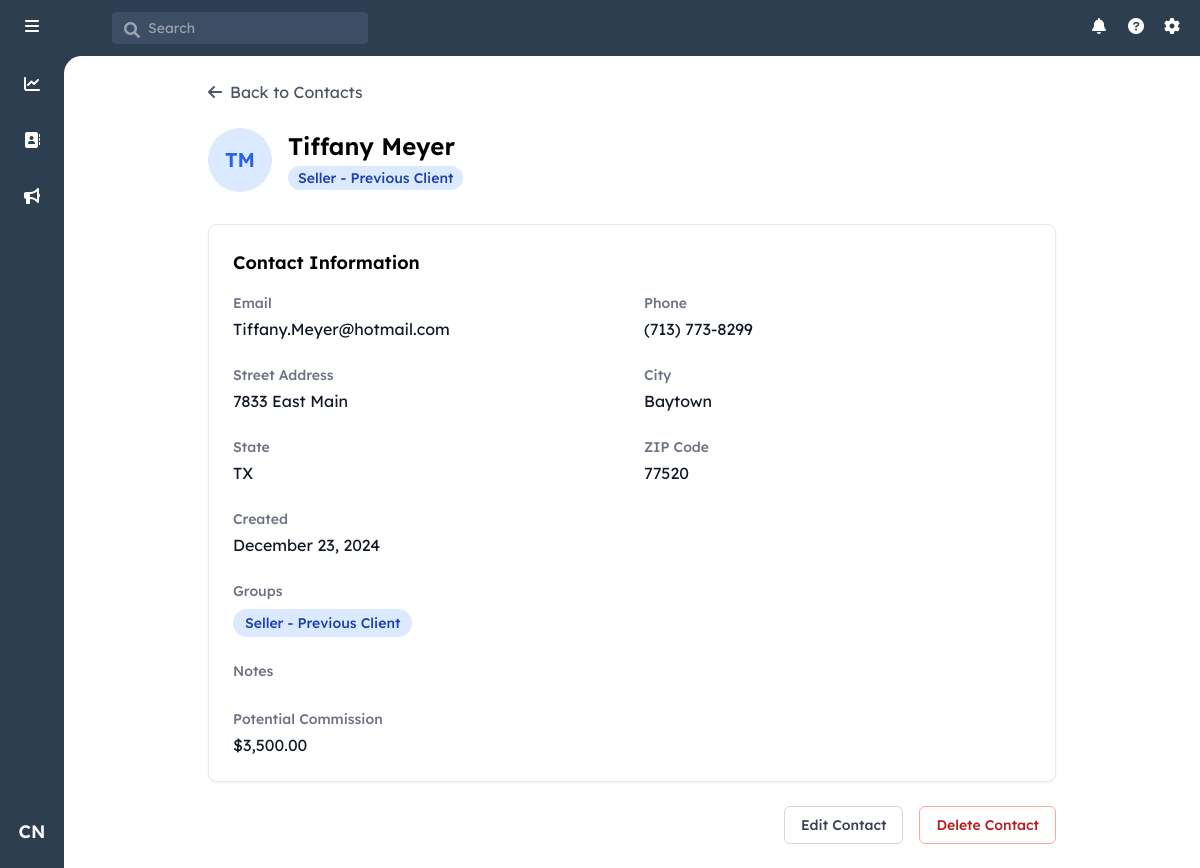
The app's page /contact/12 (signed in) with its own data.
### models.py (models this page shows, shortened)
class User(UserMixin, db.Model):
    id = db.Column(db.Integer, primary_key=True)
    username = db.Column(db.String(80), unique=True, nullable=False)
    email = db.Column(db.String(120), unique=True, nullable=False)
    password_hash = db.Column(db.String(128))
    first_name = db.Column(db.String(80), nullable=False)
    last_name = db.Column(db.String(80), nullable=False)
    role = db.Column(db.String(20), nullable=False, default='agent')
    created_at = db.Column(db.DateTime, nullable=False, default=datetime.utcnow)
    last_login = db.Column(db.DateTime)

class Contact(db.Model):
    id = db.Column(db.Integer, primary_key=True)
    user_id = db.Column(db.Integer, db.ForeignKey('user.id'), nullable=False)
    first_name = db.Column(db.String(80), nullable=False)
    last_name = db.Column(db.String(80), nullable=False)
    email = db.Column(db.String(120))
    phone = db.Column(db.String(20))
    street_address = db.Column(db.String(200))
    city = db.Column(db.String(100))
    state = db.Column(db.String(50))
    zip_code = db.Column(db.String(20))
    notes = db.Column(db.Text)
    created_at = db.Column(db.DateTime, nullable=False, default=datetime.utcnow)
    updated_at = db.Column(db.DateTime, nullable=False, default=datetime.utcnow,
                          onupdate=datetime.utcnow)
    potential_commission = db.Column(db.Numeric(10, 2), nullable=False, default=5000.00)
    owner = db.relationship('User', backref=db.backref('contacts', lazy=True))
    groups = db.relationship('ContactGroup',
                           secondary=contact_groups,
                           back_populates='contacts',
                           lazy='joined')

class ContactGroup(db.Model):
    id = db.Column(db.Integer, primary_key=True)
    name = db.Column(db.String(100), unique=True, nullable=False)
    category = db.Column(db.String(50), nullable=False)
    sort_order = db.Column(db.Integer, nullable=False)
    created_at = db.Column(db.DateTime, nullable=False, default=datetime.utcnow)
    contacts = db.relationship('Contact',
                             secondary=contact_groups,
                             back_populates='groups',
                             lazy='dynamic')

### app.py (the view)
    @app.route('/contact/<int:contact_id>')
    @login_required
    def view_contact(contact_id):
        contact = Contact.query.get_or_404(contact_id)
        if not current_user.role == 'admin' and contact.user_id != current_user.id:
            abort(403)
        all_groups = ContactGroup.query.all()
        return render_template('view_contact.html', contact=contact, all_groups=all_groups)

### templates/view_contact.html (shortened to what this page needs)
{% extends "base.html" %}
{% block content %}
<div class="p-6 max-w-4xl mx-auto">
    <div class="flex items-center mb-6">
        <a href="{{ url_for('index') if request.args.get('source') != 'dashboard' else url_for('dashboard') }}"
           class="flex items-center text-gray-600 hover:text-gray-800">
            <i class="fas fa-arrow-left mr-2"></i>
            Back to {{ 'Dashboard' if request.args.get('source') == 'dashboard' else 'Contacts' }}
        </a>
    </div>
    <div class="flex items-center mb-8">
        <div class="w-16 h-16 rounded-full bg-blue-100 flex items-center justify-center text-xl font-semibold text-blue-600 mr-4">
            {{ contact.first_name[0] }}{{ contact.last_name[0] }}
        </div>
        <div>
            <h1 id="viewContactName" class="text-2xl font-semibold">{{ contact.first_name }} {{ contact.last_name }}</h1>
            <div class="flex flex-wrap gap-2 mt-1">
                {% for group in contact.groups %}
                    <span class="inline-flex items-center px-2.5 py-0.5 rounded-full text-sm font-medium bg-blue-100 text-blue-800">
                        {{ group.name }}
                    </span>
                {% endfor %}
            </div>
        </div>
    </div>
    <div class="bg-white rounded-lg border shadow-sm">
        <div class="p-6">
            <h2 class="text-lg font-semibold mb-4">Contact Information</h2>
            <div id="viewContactInfo">
                <div class="grid grid-cols-1 md:grid-cols-2 gap-6">
                    <div>
                        <h3 class="text-sm font-medium text-gray-500 mb-1">Email</h3>
                        <p class="text-gray-900">{{ contact.email }}</p>
                    </div>
                    <div>
                        <h3 class="text-sm font-medium text-gray-500 mb-1">Phone</h3>
                        <p class="text-gray-900">{{ contact.phone }}</p>
                    </div>
                    <div>
                        <h3 class="text-sm font-medium text-gray-500 mb-1">Street Address</h3>
                        <p class="text-gray-900">{{ contact.street_address }}</p>
                    </div>
                    <div>
                        <h3 class="text-sm font-medium text-gray-500 mb-1">City</h3>
                        <p class="text-gray-900">{{ contact.city }}</p>
                    </div>
                    <div>
                        <h3 class="text-sm font-medium text-gray-500 mb-1">State</h3>
                        <p class="text-gray-900">{{ contact.state }}</p>
                    </div>
                    <div>
                        <h3 class="text-sm font-medium text-gray-500 mb-1">ZIP Code</h3>
                        <p class="text-gray-900">{{ contact.zip_code }}</p>
                    </div>
                    <div>
                        <h3 class="text-sm font-medium text-gray-500 mb-1">Created</h3>
                        <p class="text-gray-900">{{ contact.created_at.strftime('%B %d, %Y') }}</p>
                    </div>
                    <div class="md:col-span-2">
                        <h3 class="text-sm font-medium text-gray-500 mb-2">Groups</h3>
                        <div class="flex flex-wrap gap-2">
                            {% for group in contact.groups %}
                                <span class="inline-flex items-center px-3 py-1 rounded-full text-sm font-medium bg-blue-100 text-blue-800">
                                    {{ group.name }}
                                </span>
                            {% else %}
                                <span class="text-gray-500">No groups assigned</span>
                            {% endfor %}
                        </div>
                    </div>
                    <div class="md:col-span-2">
                        <h3 class="text-sm font-medium text-gray-500 mb-1">Notes</h3>
                    </div>
                    <div>
                        <h3 class="text-sm font-medium text-gray-500 mb-1">Potential Commission</h3>
                        <p class="text-gray-900">
                            {% if contact.potential_commission is not none %}
                                ${{ "{:,.2f}".format(contact.potential_commission|float) }}
                            {% else %}
                                $0.00
                            {% endif %}
                        </p>
                    </div>
                </div>
            </div>
        </div>
    </div>
    <div class="mt-6 flex justify-end space-x-4">
        <button id="editButton" onclick="toggleEditMode()"
                class="px-4 py-2 border border-gray-300 rounded-md text-sm font-medium text-gray-700 hover:bg-gray-50">
            Edit Contact
        </button>
        <button onclick="deleteContact()"
                class="px-4 py-2 border border-red-300 rounded-md text-sm font-medium text-red-700 hover:bg-red-50">
            Delete Contact
        </button>
    </div>
</div>
{% endblock %}

### templates/base.html (shortened to what this page needs)
<!DOCTYPE html>
<html lang="en">
<head>
    <script src="https://cdn.tailwindcss.com"></script>
    <link rel="stylesheet" href="https://cdnjs.cloudflare.com/ajax/libs/font-awesome/6.0.0/css/all.min.css">
</head>
<body class="h-screen flex flex-col bg-[#2d3e50]">
<header class="text-white h-14 flex items-center justify-between">
    <div class="flex items-center space-x-12">
        <div class="w-16 flex justify-center pl-1.5">
            <i class="fas fa-bars h-5 w-5"></i>
        </div>
        <div class="relative">
            <i class="fas fa-search h-4 w-4 absolute left-3 top-2.5 text-gray-400"></i>
            <input
                type="text"
                placeholder="Search"
                class="bg-[#3d4d63] text-sm rounded pl-9 pr-4 py-1.5 w-64 focus:outline-none"
            >
        </div>
    </div>
    <div class="flex items-center space-x-4 pr-4 relative">
        <i class="fas fa-bell h-5 w-5"></i>
        <i class="fas fa-question-circle h-5 w-5"></i>
        <i class="fas fa-cog h-5 w-5"></i>
    </div>
</header>
<div class="flex flex-1 overflow-hidden relative">
    <aside class="w-16 flex flex-col items-center py-4 z-10">
        <div class="relative group mb-8">
            <a href="{{ url_for('dashboard') }}" class="p-2.5 rounded-lg hover:bg-[#3d4d63]">
                <i class="fas fa-chart-line text-white"></i>
            </a>
        </div>
        <div class="relative group mb-8">
            <a href="{{ url_for('index') }}" class="p-2.5 rounded-lg hover:bg-[#3d4d63]">
                <i class="fas fa-address-book text-white"></i>
            </a>
        </div>
        <div class="relative group mb-8">
            <a href="#" class="p-2.5 rounded-lg hover:bg-[#3d4d63]">
                <i class="fas fa-bullhorn text-white"></i>
            </a>
        </div>
        {% if current_user.is_authenticated %}
            <div class="relative group">
                <button
                    id="userIcon"
                    class="w-10 h-10 rounded-full hover:bg-[#3d4d63] text-white flex items-center justify-center text-lg font-semibold transition-colors duration-200"
                >
                    {{ current_user.first_name[0] }}{{ current_user.last_name[0] }}
                </button>
            </div>
        {% endif %}
    </aside>
    <main class="flex-1 overflow-auto bg-white absolute inset-0 ml-16 rounded-tl-[1.1rem]">
        {% block content %}{% endblock %}
    </main>
</div>
</body>
</html>

### templates/base.html (style rules this page uses)
body { font-family: "Lexend Deca", Helvetica, Arial, sans-serif; }

### records on screen
User: first_name "C", last_name "N"
Contact: first_name "T", last_name "M", first_name "Tiffany", last_name "Meyer", email "Tiffany.Meyer@hotmail.com", phone "(713) 773-8299", street_address "7833 East Main", city "Baytown", state "TX", zip_code "77520", created_at "December 23, 2024", potential_commission "3,500.00"
ContactGroup: name "Seller - Previous Client"
